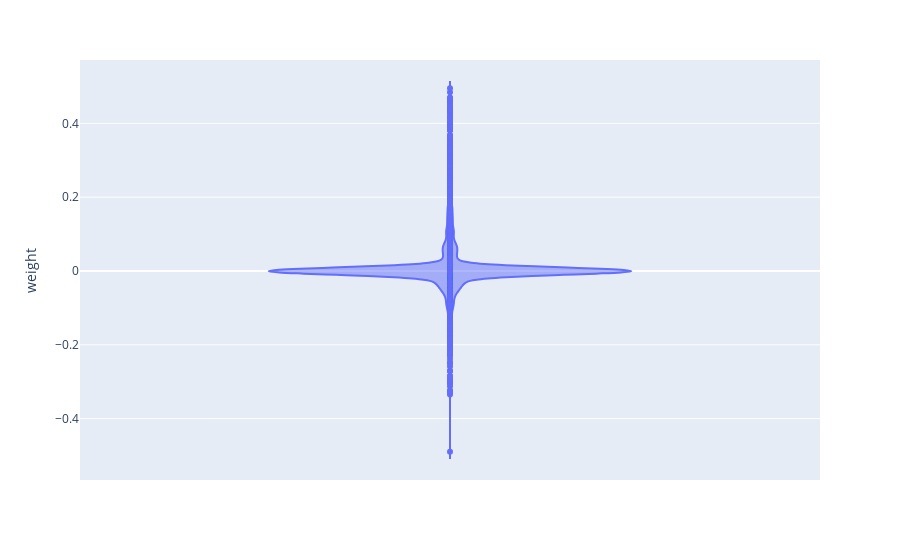

Notebook cell for this chart:
### Code cell
import plotly.express as px
px.violin(term_weights_sorted[(term_weights_sorted["weight"] > -0.5) & (term_weights_sorted["weight"] < 0.5)], y="weight")

### Figure 1 — Plotly figure (JSON) as saved in the notebook; plotly's stock layout.template omitted (floating-point values rounded to 4 significant figures; data arrays with more than 128 entries replaced by an {"elided": "..."} marker saying what was removed)
{"data": [{"alignmentgroup": "True", "box": {"visible": false}, "hovertemplate": "weight=%{y}<extra></extra>", "legendgroup": "", "marker": {"color": "#636efa"}, "name": "", "offsetgroup": "", "orientation": "v", "scalegroup": "True", "showlegend": false, "type": "violin", "x0": " ", "xaxis": "x", "y": {"elided": "8699 float values"}, "y0": " ", "yaxis": "y"}], "layout": {"legend": {"tracegroupgap": 0}, "margin": {"t": 60}, "violinmode": "group", "xaxis": {"anchor": "y", "domain": [0, 1]}, "yaxis": {"anchor": "x", "domain": [0, 1], "title": {"text": "weight"}}}}
